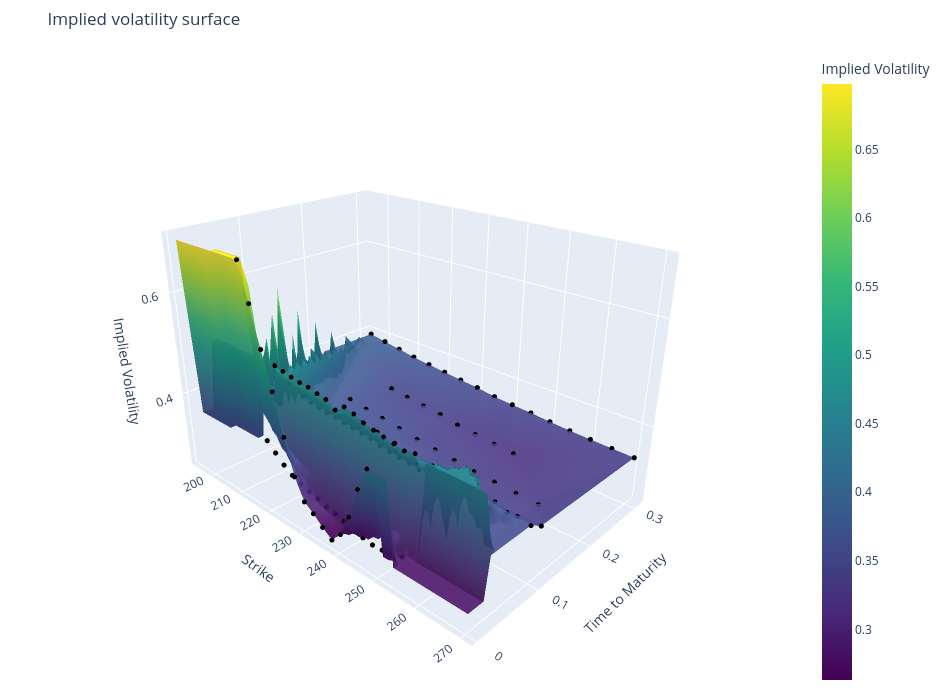

Notebook code for this chart:
### Code cell
amzn_surface_dynamic

### Figure 1 — Plotly figure (JSON) as saved in the notebook; plotly's stock layout.template omitted (floating-point values rounded to 4 significant figures; data arrays with more than 128 entries replaced by an {"elided": "..."} marker saying what was removed)
{"data": [{"colorbar": {"title": {"text": "Implied Volatility"}}, "colorscale": [[0, "#440154"], [0.1111, "#482878"], [0.2222, "#3e4989"], [0.3333, "#31688e"], [0.4444, "#26828e"], [0.5556, "#1f9e89"], [0.6667, "#35b779"], [0.7778, "#6ece58"], [0.8889, "#b5de2b"], [1, "#fde725"]], "name": "Surface", "opacity": 0.92, "type": "surface", "x": {"elided": "40x60 float values"}, "y": {"elided": "40x60 float values"}, "z": {"elided": "40x60 float values"}}, {"marker": {"color": "black", "size": 3}, "mode": "markers", "name": "Observed nodes", "type": "scatter3d", "x": {"elided": "129 float values"}, "y": {"elided": "129 float values"}, "z": {"elided": "129 float values"}}], "layout": {"height": 700, "margin": {"b": 10, "l": 20, "r": 10, "t": 50}, "scene": {"aspectmode": "manual", "aspectratio": {"x": 1.45, "y": 1, "z": 0.95}, "camera": {"eye": {"x": 1.75, "y": -1.85, "z": 1.15}}, "xaxis": {"title": {"text": "Strike"}}, "yaxis": {"title": {"text": "Time to Maturity"}}, "zaxis": {"title": {"text": "Implied Volatility"}}}, "title": {"text": "Implied volatility surface"}, "width": 950}}
